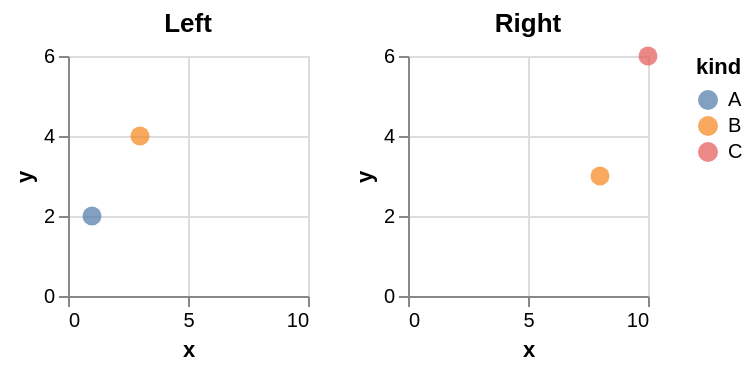

Here is the Vega-Lite specification saved for this chart:
### Vega-Lite specification from a JSON file in a GitHub repository (floating-point values rounded to 4 significant figures)
{"$schema": "https://vega.github.io/schema/vega-lite/v6.json", "data": {"values": [{"panel": "Left", "kind": "A", "x": 1, "y": 2}, {"panel": "Left", "kind": "B", "x": 3, "y": 4}, {"panel": "Right", "kind": "B", "x": 8, "y": 3}, {"panel": "Right", "kind": "C", "x": 10, "y": 6}]}, "hconcat": [{"title": "Left", "width": 120, "height": 120, "transform": [{"filter": "datum.panel === 'Left'"}], "mark": {"type": "point", "filled": true, "size": 90}, "encoding": {"x": {"field": "x", "type": "quantitative"}, "y": {"field": "y", "type": "quantitative"}, "color": {"field": "kind", "type": "nominal"}}}, {"title": "Right", "width": 120, "height": 120, "transform": [{"filter": "datum.panel === 'Right'"}], "mark": {"type": "point", "filled": true, "size": 90}, "encoding": {"x": {"field": "x", "type": "quantitative"}, "y": {"field": "y", "type": "quantitative"}, "color": {"field": "kind", "type": "nominal"}}}], "resolve": {"scale": {"x": "shared", "y": "shared", "color": "shared"}}}
